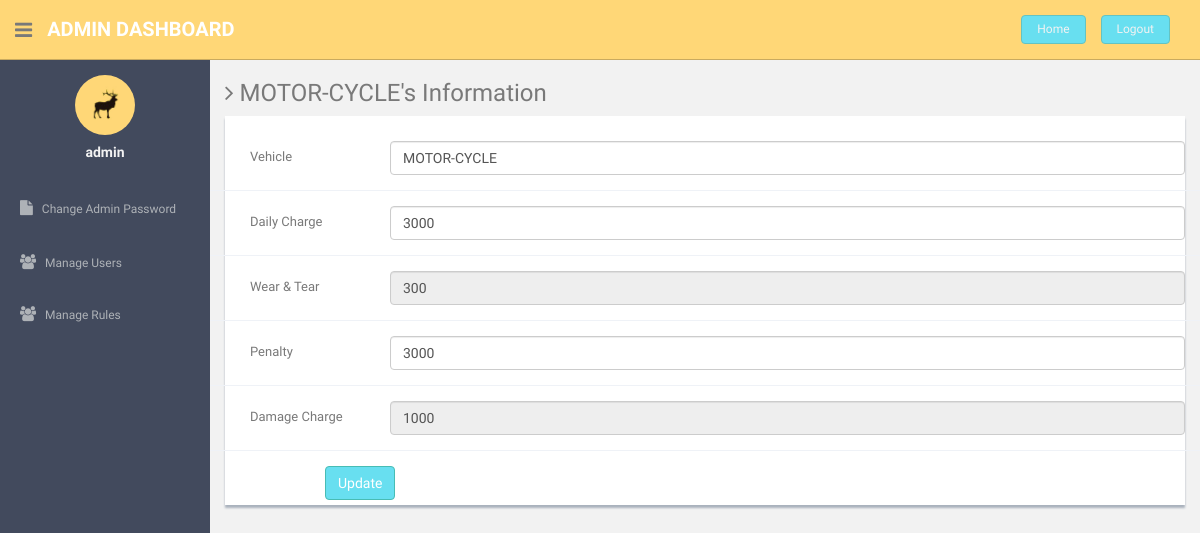
The app's page /update-rules.php?uid=1 (signed in) with its own data.
### tables this page shows
CREATE TABLE `rules` (
  `ID` int(2) DEFAULT NULL,
  `VEHICLE` varchar(11) DEFAULT NULL,
  `DAILY-CHARGE` int(5) DEFAULT NULL,
  `WEAR-TEAR` int(4) DEFAULT NULL,
  `LATE-RETURN` int(5) DEFAULT NULL,
  `DAMAGES` int(5) DEFAULT NULL
);

### update-rules.php (the view, shortened to what this page needs)
<?php
include'dbconnection.php';
?>
<!DOCTYPE html>
<html lang="en">
  <head>
    <link href="assets/css/bootstrap.css" rel="stylesheet">
    <link href="assets/font-awesome/css/font-awesome.css" rel="stylesheet" />
    <link href="assets/css/style.css" rel="stylesheet">
    <link href="assets/css/style-responsive.css" rel="stylesheet">
  </head>
  <body>
  <section id="container" >
      <header class="header black-bg">
              <div class="sidebar-toggle-box">
                  <div class="fa fa-bars tooltips" data-placement="right" data-original-title="Toggle Navigation"></div>
              </div>
            <a href="#" class="logo"><b>Admin Dashboard</b></a>
            <div class="top-menu">
              <ul class="nav pull-right top-menu">
                   <li><a class="logout" href="../logout.php">Home</a></li>
                    <li><a class="logout" href="logout.php">Logout</a></li>
              </ul>
            </div>
        </header>
      <aside>
          <div id="sidebar"  class="nav-collapse ">
              <ul class="sidebar-menu" id="nav-accordion">
                  <p class="centered"><a href="#"><img src="assets/img/ui-sam.jpg" class="img-circle" width="60"></a></p>
                  <h5 class="centered"><?php echo $_SESSION['login'];?></h5>
                  <li class="mt">
                      <a href="change-password.php">
                          <i class="fa fa-file"></i>
                          <span>Change Admin Password</span>
                      </a>
                  </li>
                  <li class="sub-menu">
                      <a href="manage-users.php" >
                          <i class="fa fa-users"></i>
                          <span>Manage Users</span>
                      </a>
                  </li>
                  <li class="sub-menu">
                      <a href="manage-rules.php" >
                          <i class="fa fa-users"></i>
                          <span>Manage Rules</span>
                      </a>
                  </li>
              </ul>
          </div>
      </aside>
      <?php $ret=mysqli_query($con,"select * from rules where id='".$_GET['uid']."'");
	  while($row=mysqli_fetch_array($ret))
	  {?>
      <section id="main-content">
          <section class="wrapper">
          	<h3><i class="fa fa-angle-right"></i> <?php echo $row['VEHICLE'];?>'s Information</h3>
				<div class="row">
                  <div class="col-md-12">
                      <div class="content-panel">
                           <form class="form-horizontal style-form" name="form1" method="post" action="" onSubmit="return valid();">
                          <div class="form-group">
                              <label class="col-sm-2 col-sm-2 control-label" style="padding-left:40px;">Vehicle</label>
                              <div class="col-sm-10">
                                  <input type="text" class="form-control" name="VEHICLE" value="<?php echo $row['VEHICLE'];?>" >
                              </div>
                          </div>
                              <div class="form-group">
                              <label class="col-sm-2 col-sm-2 control-label" style="padding-left:40px;">Daily Charge</label>
                              <div class="col-sm-10">
                                  <input type="text" class="form-control" name="DAILY-CHARGE" value="<?php echo $row['DAILY-CHARGE'];?>" >
                              </div>
                          </div>
                              <div class="form-group">
                              <label class="col-sm-2 col-sm-2 control-label" style="padding-left:40px;">Wear &amp; Tear </label>
                              <div class="col-sm-10">
                                  <input type="text" class="form-control" name="WEAR-TEAR" value="<?php echo $row['WEAR-TEAR'];?>" readonly >
                              </div>
                          </div>
                               <div class="form-group">
                              <label class="col-sm-2 col-sm-2 control-label" style="padding-left:40px;">Penalty</label>
                              <div class="col-sm-10">
                                  <input type="text" class="form-control" name="LATE-RETURN" value="<?php echo $row['LATE-RETURN'];?>" >
                              </div>
                          </div>
                            <div class="form-group">
                              <label class="col-sm-2 col-sm-2 control-label" style="padding-left:40px;">Damage Charge</label>
                              <div class="col-sm-10">
                                  <input type="text" class="form-control" name="DAMAGES" value="<?php echo $row['DAMAGES'];?>" readonly >
                              </div>
                          </div>
                          <div style="margin-left:100px;">
                          <input type="submit" name="Submit" value="Update" class="btn btn-theme"></div>
                          </form>
                      </div>
                  </div>
              </div>
		</section>
        <?php } ?>
      </section></section>
  </body>
</html>

### assets/css/style.css (style rules this page uses)
body { color: #797979; background: #f2f2f2; font-family: 'Ruda', sans-serif; padding: 0px !important; margin: 0px !important; font-size:13px; }
ul li { list-style: none; }
a, a:hover, a:focus { text-decoration: none; outline: none; }
#container { width: 100%; height: 100%; }
.btn-theme { color: #fff; background-color: #68dff0; border-color: #48bcb4; }
.centered { text-align: center; }
.mt { margin-top: 25px; }
ul.top-menu > li > .logout { color: #f2f2f2; font-size: 12px; border-radius: 4px; -webkit-border-radius: 4px; border: 1px solid #64c3c2 !important; padding: 5px 15px; margin-right: 15px; background: #68dff0; margin-top: 15px; }
#sidebar { width: 210px; height: 100%; position: fixed; background: #424a5d; }
#sidebar h5 { color: #f2f2f2; font-weight: 700; }
#sidebar ul li { position: relative; }
ul.sidebar-menu , ul.sidebar-menu li ul.sub { margin: -2px 0 0; padding: 0; }
ul.sidebar-menu { margin-top: 75px; }
ul.sidebar-menu li { margin-bottom: 5px; margin-left:10px; margin-right:10px; }
ul.sidebar-menu li.sub-menu { line-height: 15px; }
ul.sidebar-menu li a span { display: inline-block; }
ul.sidebar-menu li a { color: #aeb2b7; text-decoration: none; display: block; padding: 15px 0 15px 10px; font-size: 12px; outline: none; -webkit-transition: all 0.3s ease; -moz-transition: all 0.3s ease; -o-transition: all 0.3s ease; -ms-transition: all 0.3s ease; transition: all 0.3s ease; }
ul.sidebar-menu li a i { font-size: 15px; padding-right: 6px; }
#main-content { margin-left: 210px; }
.header, .footer { min-height: 60px; padding: 0 15px; }
.header { position: fixed; left: 0; right: 0; z-index: 1002; }
.black-bg { background: #ffd777; border-bottom: 1px solid #c9aa5f; }
.wrapper { display: inline-block; margin-top: 60px; padding-left: 15px; padding-right: 15px; padding-bottom: 15px; padding-top: 0px; width: 100%; }
a.logo { font-size: 20px; color: #ffffff; float: left; margin-top: 15px; text-transform: uppercase; }
a.logo b { font-weight: 900; }
#top_menu .nav > li, ul.top-menu > li { float: left; }
ul.top-menu > li > a { color: #666666; font-size: 16px; border-radius: 4px; -webkit-border-radius: 4px; border:1px solid #666666 !important; padding: 2px 6px; margin-right: 15px; }
.sidebar-toggle-box { float: left; padding-right: 15px; margin-top: 20px; }
.sidebar-toggle-box .fa-bars { cursor: pointer; display: inline-block; font-size: 20px; }
.content-panel { background: #ffffff; box-shadow: 0px 3px 2px #aab2bd; padding-top: 15px; padding-bottom: 5px; }
label { font-weight: 400; }
.form-horizontal.style-form .form-group { border-bottom: 1px solid #eff2f7; padding-bottom: 15px; margin-bottom: 15px; }
@media (min-width: 768px) { .form-horizontal .control-label { text-align: left; } }

### records on screen
rules: VEHICLE "MOTOR-CYCLE", DAILY-CHARGE "3000", WEAR-TEAR "300", LATE-RETURN "3000", DAMAGES "1000"

### other values on screen
$_SESSION['login'] "admin"
